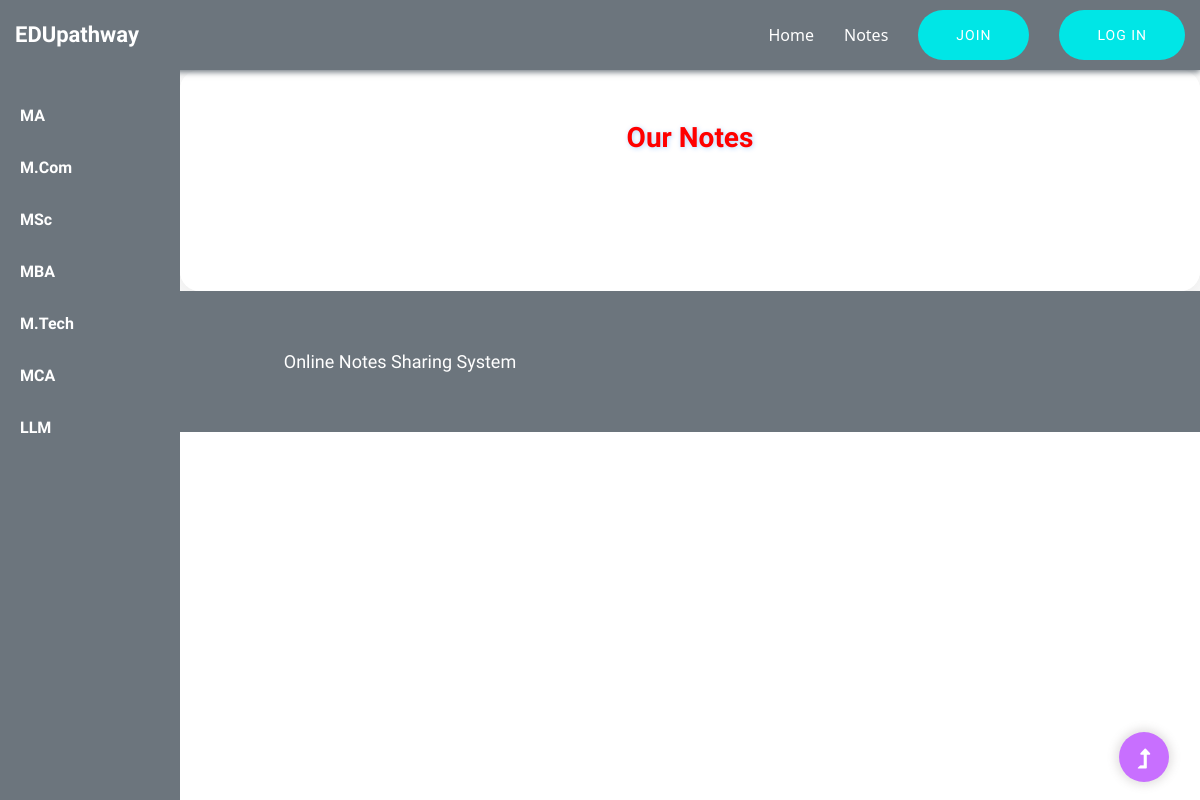
Page /mba-notes.php on the earlier database version.
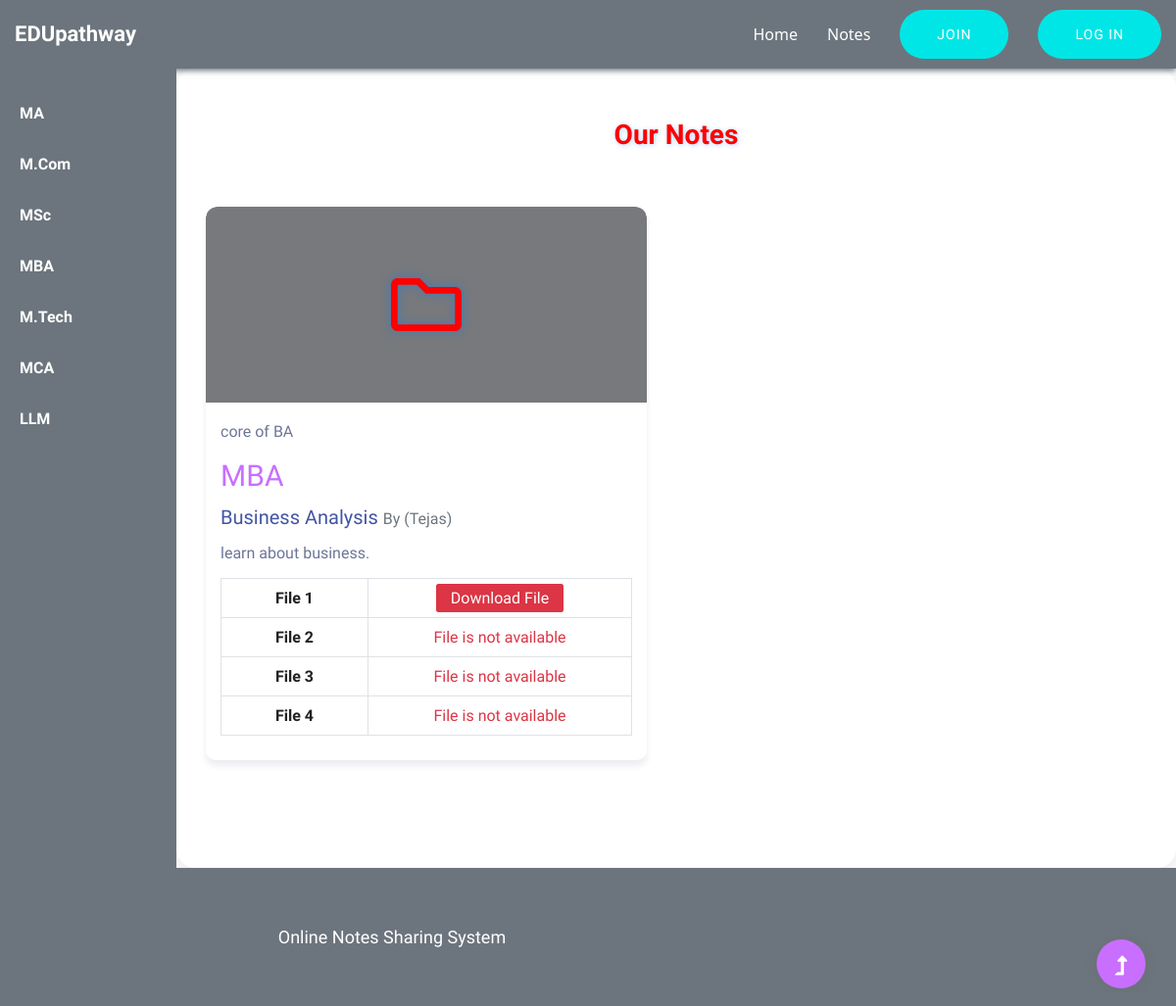
Same page on the later database version.
### tables this page shows
CREATE TABLE `tblnotes` (
  `ID` int(5) NOT NULL,
  `UserID` int(5) DEFAULT NULL,
  `Subject` varchar(250) DEFAULT NULL,
  `NotesTitle` varchar(250) DEFAULT NULL,
  `NotesDecription` longtext DEFAULT NULL,
  `File1` varchar(250) DEFAULT NULL,
  `File2` varchar(250) DEFAULT NULL,
  `File3` varchar(255) DEFAULT NULL,
  `File4` varchar(250) DEFAULT NULL,
  `CreationDate` timestamp NULL DEFAULT current_timestamp(),
  `UpdationDate` timestamp NULL DEFAULT NULL ON UPDATE current_timestamp(),
  `Category` varchar(100) DEFAULT NULL
);

CREATE TABLE `tbluser` (
  `ID` int(5) NOT NULL,
  `FullName` varchar(250) DEFAULT NULL,
  `MobileNumber` bigint(10) DEFAULT NULL,
  `Email` varchar(250) DEFAULT NULL,
  `Password` varchar(250) DEFAULT NULL,
  `RegDate` timestamp NULL DEFAULT current_timestamp()
);

### mba-notes.php (the view, shortened to what the changed rows need)
<?php
include('user/includes/dbconnection.php');
?>
<!doctype html>
<html class="no-js" lang="zxx">
<head>
    <link rel="stylesheet" href="assets/css/bootstrap.min.css">
    <link rel="stylesheet" href="assets/css/owl.carousel.min.css">
    <link rel="stylesheet" href="assets/css/slicknav.css">
    <link rel="stylesheet" href="assets/css/flaticon.css">
    <link rel="stylesheet" href="assets/css/progressbar_barfiller.css">
    <link rel="stylesheet" href="assets/css/gijgo.css">
    <link rel="stylesheet" href="assets/css/animate.min.css">
    <link rel="stylesheet" href="assets/css/animated-headline.css">
    <link rel="stylesheet" href="assets/css/magnific-popup.css">
    <link rel="stylesheet" href="assets/css/fontawesome-all.min.css">
    <link rel="stylesheet" href="assets/css/themify-icons.css">
    <link rel="stylesheet" href="assets/css/slick.css">
    <link rel="stylesheet" href="assets/css/nice-select.css">
    <link rel="stylesheet" href="assets/css/style.css">
</head>
<body>
    <?php include_once('includes/header.php'); ?>
    <?php include_once('notes-slidebar.php'); ?>
    <main style="margin-left: 15%;width: 85%">
        <div class="courses-area section-padding40 fix">
            <div class="container">
                <div class="row justify-content-center">
                    <div class="col-xl-7 col-lg-8">
                        <div class="section-tittle text-center mb-55">
                            <h2 >Our Notes</h2>
                        </div>
                    </div>
                </div>
                <div class="row" id="notesContainer" style="display:none;">
                    <?php
                    if (isset($_GET['pageno'])) {
                        $pageno = $_GET['pageno'];
                    } else {
                        $pageno = 1;
                    }
                    $no_of_records_per_page = 10;
                    $offset = ($pageno - 1) * $no_of_records_per_page;
                    $sql = "SELECT tblnotes.*,tbluser.* from tblnotes join tbluser on tblnotes.UserID=tbluser.ID WHERE tblnotes.Category = 'MBA' LIMIT $offset, $no_of_records_per_page";
                    $query = $dbh->prepare($sql);
                    $query->execute();
                    $results = $query->fetchAll(PDO::FETCH_OBJ);
                    $cnt = 1;
                    if ($query->rowCount() > 0) {
                        foreach ($results as $row) { ?>
                            <div class="col-lg-6 wow fadeInUp" data-wow-delay="<?php echo 0.2 * $cnt; ?>s">
                                <div class="properties properties2 mb-30">
                                    <div class="properties__card">
                                        <div class="properties__img overlay1">
                                            <i class="far fa-folder"  style='font-size:72px;color:red' aria-hidden="true" title="Notes Icon"></i>
                                        </div>
                                        <div class="properties__caption p-4">
                                            <p class="text- fw-bold"><?php echo htmlentities($row->Subject); ?></p>
                                            <p class="text- fw-bold " style='font-size:30px;color:#C86FFF'><?php echo htmlentities($row->Category); ?></p>
                                            <h3 class="mb-3"><?php echo htmlentities($row->NotesTitle); ?> <small class="text-muted">By (<?php echo htmlentities($row->FullName); ?>)</small></h3>
                                            <p class="mb-3"><?php echo htmlentities($row->NotesDecription); ?>.</p>
                                            <table class="table table-bordered text-center">
                                                <tbody>
                                                    <tr>
                                                        <th width="150">File 1</th>
                                                        <td colspan="3">
                                                            <a href="user/folder1/<?php echo $row->File1; ?>" target="_blank" class="btn-danger px-4 py-2 rounded">Download File</a>
                                                        </td>
                                                    </tr>
                                                    <tr>
                                                        <th>File 2</th>
                                                        <td colspan="3">
                                                            <?php if (empty($row->File2)) {
                                                                echo '<span class="text-danger fw-bold">File is not available</span>';
                                                            } else { ?>
                                                                <a href="user/folder2/<?php echo $row->File2; ?>" target="_blank" class="btn-danger px-4 py-2 rounded">Download File</a>
                                                            <?php } ?>
                                                        </td>
                                                    </tr>
                                                    <tr>
                                                        <th>File 3</th>
                                                        <td colspan="3">
                                                            <?php if (empty($row->File3)) {
                                                                echo '<span class="text-danger fw-bold">File is not available</span>';
                                                            } else { ?>
                                                                <a href="user/folder3/<?php echo $row->File3; ?>" target="_blank" class="btn-danger px-4 py-2 rounded">Download File</a>
                                                            <?php } ?>
                                                        </td>
                                                    </tr>
                                                    <tr>
                                                        <th>File 4</th>
                                                        <td colspan="3">
                                                            <?php if (empty($row->File4)) {
                                                                echo '<span class="text-danger fw-bold">File is not available</span>';
                                                            } else { ?>
                                                                <a href="user/folder4/<?php echo $row->File4; ?>" target="_blank" class="btn-danger px-4 py-2 rounded">Download File</a>
                                                            <?php } ?>
                                                        </td>
                                                    </tr>
                                                </tbody>
                                            </table>
                                        </div>
                                    </div>
                                </div>
                            </div>
                    <?php $cnt++;
                        }
                    } ?>
                </div>
            </div>
        </div>
    </main>
    <?php include_once('includes/footer.php'); ?>
</body>
</html>

Differences in the rows shown:
added tblnotes: Subject "core of BA", Category "MBA", NotesTitle "Business Analysis", UserID.FullName "Tejas", NotesDecription "learn about business"
